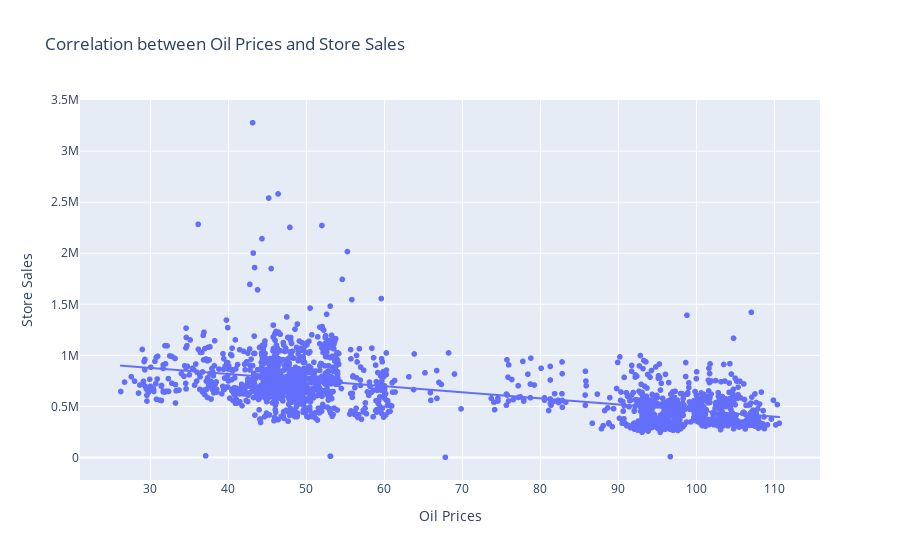

Notebook source saved alongside this figure:
### Code cell
from scipy.stats import pearsonr
import plotly.express as px
import pandas as pd

# Ensure 'date' column is in datetime format
train_data['date'] = pd.to_datetime(train_data['date'])

# Remove rows with missing oil prices
train_data = train_data.dropna(subset=['dcoilwtico'])

# Calculate the daily total sales and average oil price
daily_sales = train_data.groupby('date').agg({'sales': 'sum', 'dcoilwtico': 'mean'}).reset_index()

# Calculate the correlation coefficient
corr_coefficient, p_value = pearsonr(daily_sales['dcoilwtico'], daily_sales['sales'])

print(f"Pearson Correlation Coefficient: {corr_coefficient}")
print(f"P-value: {p_value}")

# Interpretation
if p_value < 0.05:
    print("There is a statistically significant correlation between oil prices and store sales. We reject the null hypothesis.")
else:
    print("There is no statistically significant correlation between oil prices and store sales. We fail to reject the null hypothesis.")

# Visualize the relationship
fig = px.scatter(daily_sales, x='dcoilwtico', y='sales', trendline='ols',
                 title='Correlation between Oil Prices and Store Sales',
                 labels={'dcoilwtico': 'Oil Prices', 'sales': 'Store Sales'})

fig.show()

### Figure 1 — Plotly figure (JSON) as saved in the notebook; plotly's stock layout.template omitted (floating-point values rounded to 4 significant figures; data arrays with more than 128 entries replaced by an {"elided": "..."} marker saying what was removed)
{"data": [{"hovertemplate": "Oil Prices=%{x}<br>Store Sales=%{y}<extra></extra>", "legendgroup": "", "marker": {"color": "#636efa", "symbol": "circle"}, "mode": "markers", "name": "", "showlegend": false, "type": "scattergl", "x": {"elided": "1684 float values"}, "xaxis": "x", "y": {"elided": "1684 float values"}, "yaxis": "y"}, {"hovertemplate": "<b>OLS trendline</b><br>sales = -5964.42 * dcoilwtico + 1.05603e+06<br>R<sup>2</sup>=0.307114<br><br>Oil Prices=%{x}<br>Store Sales=%{y} <b>(trend)</b><extra></extra>", "legendgroup": "", "marker": {"color": "#636efa", "symbol": "circle"}, "mode": "lines", "name": "", "showlegend": false, "type": "scattergl", "x": {"elided": "1684 float values"}, "xaxis": "x", "y": {"elided": "1684 float values"}, "yaxis": "y"}], "layout": {"legend": {"tracegroupgap": 0}, "title": {"text": "Correlation between Oil Prices and Store Sales"}, "xaxis": {"anchor": "y", "domain": [0, 1], "title": {"text": "Oil Prices"}}, "yaxis": {"anchor": "x", "domain": [0, 1], "title": {"text": "Store Sales"}}}}
